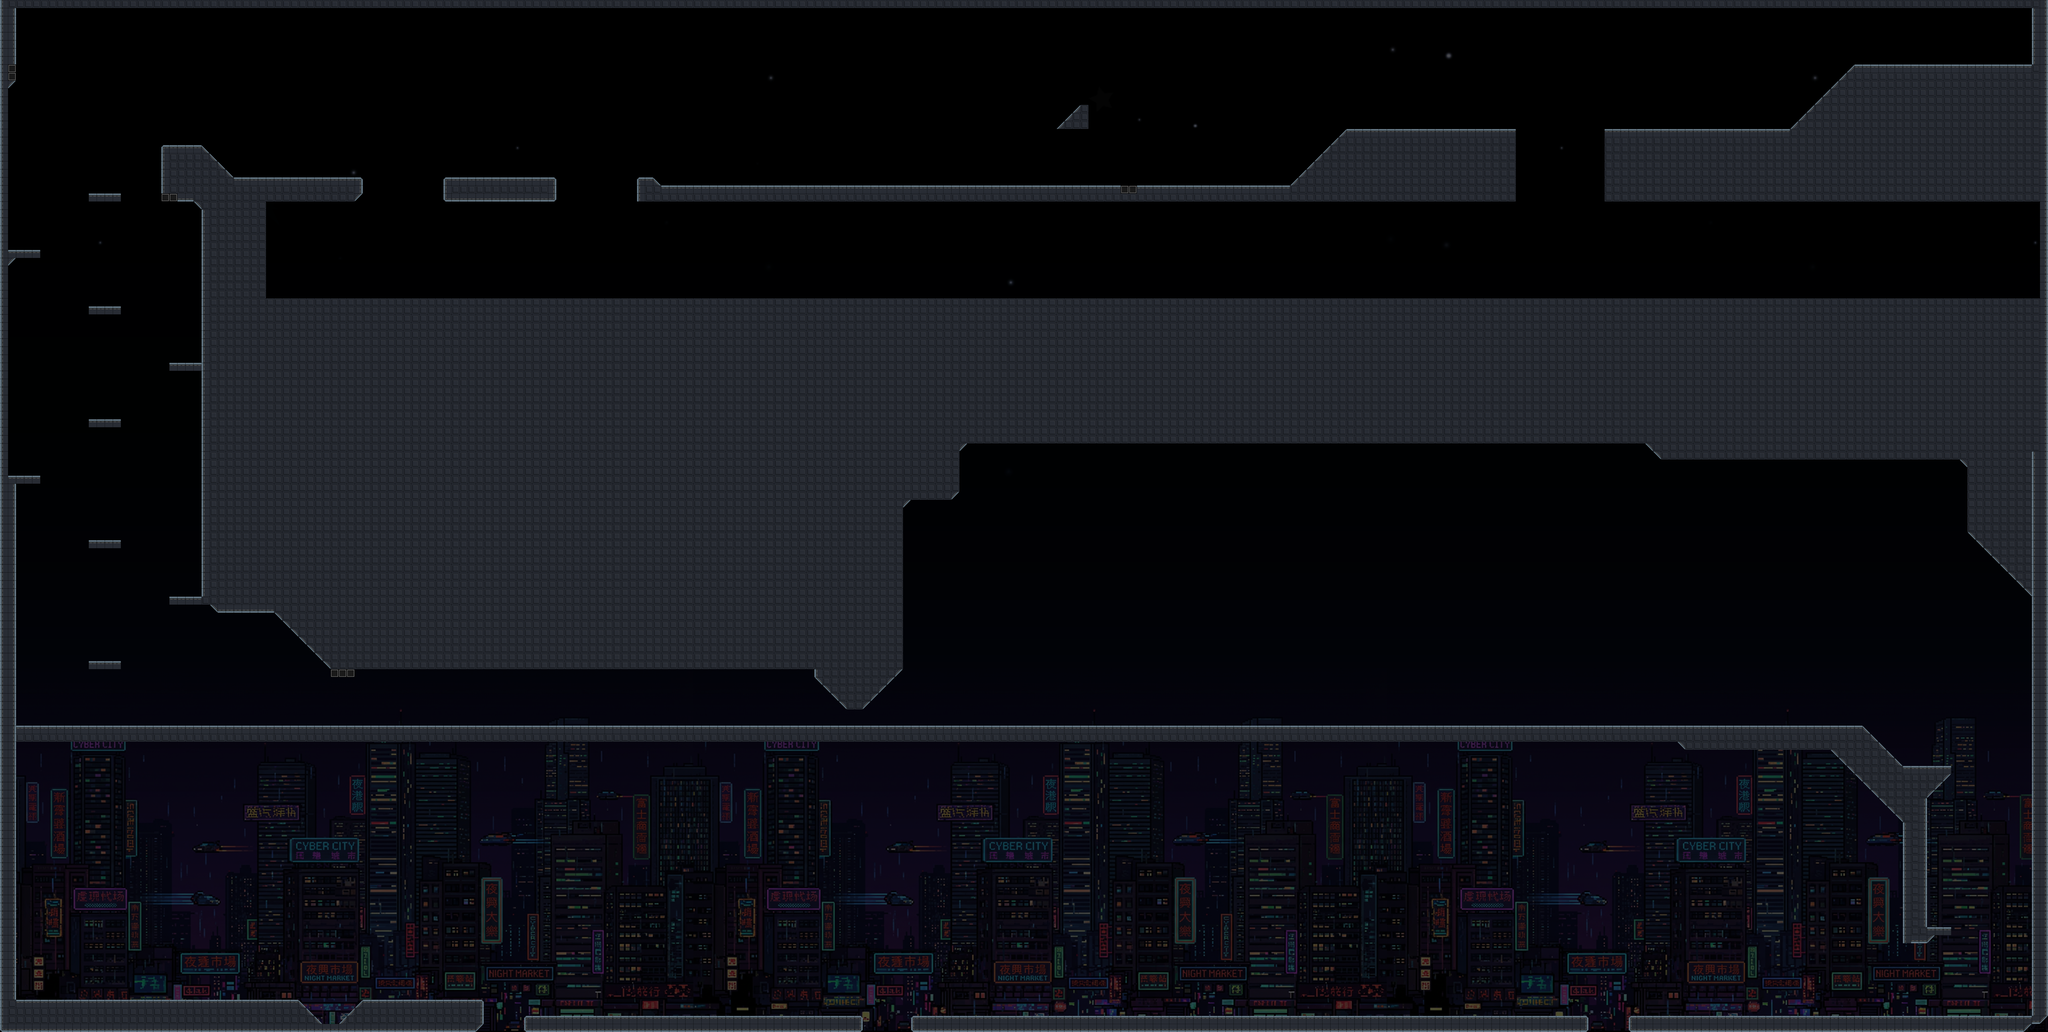

The image is a tile-based game level rendered from a .tmx file. Its description and source (layers, tilesets, objects; grid data summarised) follow:
An orthogonal 254x128 tile map with 16x16 px tiles, 1 tile layer (wg-tiles), 1 image layer and 29 objects (4x fire_continuous, 2x fire_pulsing).

<map version="1.10" tiledversion="1.11.2" orientation="orthogonal" renderorder="right-down" width="254" height="128" tilewidth="16" tileheight="16" infinite="0" nextlayerid="16" nextobjectid="104">
 <tileset firstgid="1" source="tilesets/cyberpunk-tiles.tsx" />
 <imagelayer id="6" name="bg" opacity="0.3">
  <image source="background/bg-cyberpunk-large.png" width="4064" height="2048" />
  <properties>
   <property name="render" type="bool" value="true" />
  </properties>
 </imagelayer>
 <layer id="1" name="wg-tiles" width="254" height="128">
  <properties>
   <property name="render" type="bool" value="true" />
  </properties>
  <data>[32512 cells, 9990 non-empty, 14 distinct tile ids]</data>
 </layer>
 <objectgroup color="#7a81ff" id="14" name="Messages" visible="0">
  <properties>
   <property name="message_id" type="float" value="1.4" />
  </properties>
  <object id="93" x="152" y="1952">
   <properties>
    <property name="message_id" type="float" value="1" />
   </properties>
   <point />
  </object>
  <object id="94" x="1991.5" y="1963.17">
   <properties>
    <property name="message_id" type="float" value="1.1" />
   </properties>
   <point />
  </object>
  <object id="95" x="3943" y="1948.5">
   <properties>
    <property name="message_id" type="float" value="1.2" />
   </properties>
   <point />
  </object>
  <object id="96" x="3622" y="1411.5">
   <properties>
    <property name="message_id" type="float" value="1.3" />
   </properties>
   <point />
  </object>
  <object id="97" x="2025" y="1394.5">
   <properties>
    <property name="message_id" type="float" value="1.4" />
   </properties>
   <point />
  </object>
  <object id="98" x="1294.83" y="347.833">
   <properties>
    <property name="message_id" type="float" value="1.5" />
   </properties>
   <point />
  </object>
 </objectgroup>
 <objectgroup color="#ff2600" id="11" name="DeadZones" visible="0">
  <object id="55" x="952.364" y="2041.1" width="87.2727" height="5.45455" />
  <object id="57" x="1712" y="2043.55" width="95.3636" height="3.9982" />
  <object id="58" x="687.333" y="401.09" width="190.97" height="32.2424" />
  <object id="60" x="3152" y="2041.33" width="80" height="5.33333" />
  <object id="62" x="1089.33" y="402" width="183.167" height="29.3333" />
  <object id="84" x="3006.42" y="400" width="183.167" height="29.3333" />
 </objectgroup>
 <objectgroup color="#0433ff" id="8" name="PlayerSpawn">
  <object id="24" x="74.0152" y="1941.87">
   <properties>
    <property name="spawnPoint" type="int" value="0" />
   </properties>
  </object>
  <object id="101" x="246.667" y="1939.67">
   <properties>
    <property name="spawnPoint" type="int" value="1" />
   </properties>
  </object>
  <object id="102" x="563.333" y="1942.67">
   <properties>
    <property name="spawnPoint" type="int" value="2" />
   </properties>
  </object>
  <object id="103" x="760.667" y="1945">
   <properties>
    <property name="spawnPoint" type="int" value="3" />
   </properties>
  </object>
 </objectgroup>
 <objectgroup color="#ff9300" id="7" name="EnemySpawn" visible="0">
  <properties>
   <property name="render" type="bool" value="false" />
  </properties>
  <object id="21" x="2701.81" y="2003.23">
   <properties>
    <property name="enemyType" value="LightGuard" />
    <property name="pathName" value="enemy1" />
   </properties>
  </object>
  <object id="22" x="3688" y="2002.5">
   <properties>
    <property name="enemyType" value="LightGuard" />
    <property name="pathName" value="enemy2" />
   </properties>
  </object>
  <object id="23" x="3265.45" y="1424.28">
   <properties>
    <property name="enemyType" value="LightGuard" />
    <property name="pathName" value="enemy3" />
   </properties>
  </object>
  <object id="75" x="2133.43" y="198.477">
   <properties>
    <property name="enemyType" value="KnifeThrower" />
    <property name="pathName" value="enemy4" />
   </properties>
  </object>
  <object id="89" x="2648.17" y="1428.67">
   <properties>
    <property name="enemyType" value="LightGuard" />
    <property name="pathName" value="enemy5" />
   </properties>
  </object>
  <object id="90" x="2548.83" y="355.773">
   <properties>
    <property name="enemyType" value="LightGuard" />
    <property name="pathName" value="enemy8" />
   </properties>
  </object>
  <object id="91" x="2866.67" y="244.485">
   <properties>
    <property name="enemyType" value="KnifeThrower" />
    <property name="pathName" value="enemy7" />
   </properties>
  </object>
 </objectgroup>
 <objectgroup color="#ff7e79" id="13" name="Obstacles" visible="0">
  <object id="69" type="fire_continuous" x="354.144" y="400.534">
   <properties>
    <property name="Direction" value="down" />
   </properties>
   <point />
  </object>
  <object id="70" type="fire_pulsing" x="2225.97" y="367.292">
   <properties>
    <property name="Direction" value="up" />
   </properties>
   <point />
  </object>
  <object id="71" type="fire_continuous" x="33.0625" y="127.513">
   <properties>
    <property name="Direction" value="right" />
   </properties>
   <point />
  </object>
  <object id="72" type="fire_continuous" x="673.25" y="1343.66">
   <properties>
    <property name="Direction" value="down" />
   </properties>
   <point />
  </object>
  <object id="73" type="fire_continuous" x="687.997" y="1343.73">
   <properties>
    <property name="Direction" value="down" />
   </properties>
   <point />
  </object>
  <object id="74" type="fire_pulsing" x="2242.68" y="367.36">
   <properties>
    <property name="Direction" value="up" />
   </properties>
   <point />
  </object>
 </objectgroup>
</map>